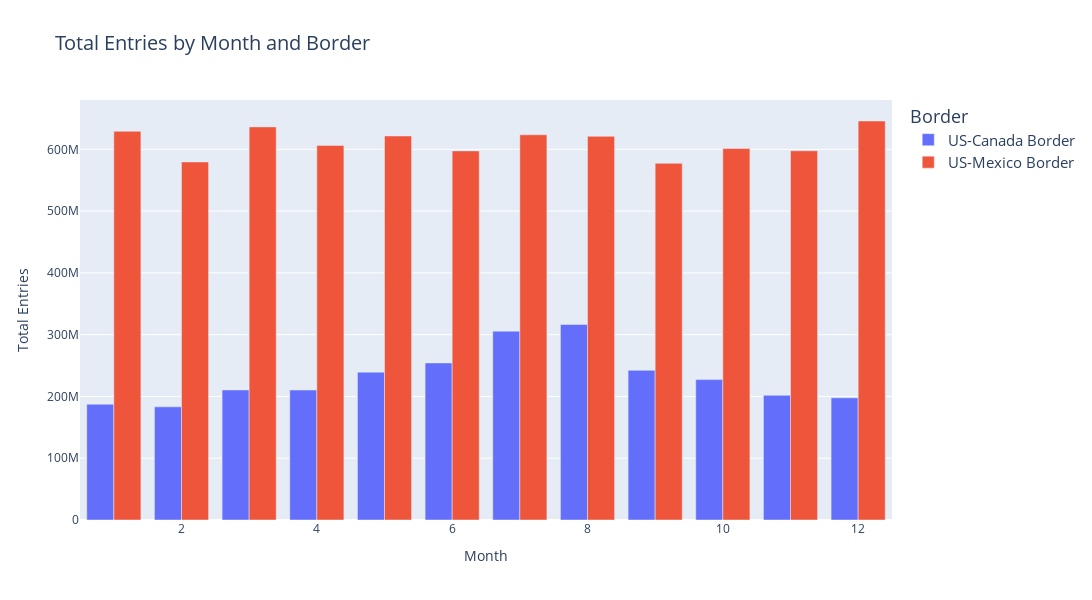

The cell this chart's notebook holds for it:
### Markdown cell above
<!DOCTYPE html>
<html lang="ar">
<head>
    <meta charset="UTF-8">
    <meta name="viewport" content="width=device-width, initial-scale=1.0">
    <title>الإدخالات حسب الشهر</title>
    <style>
        body {
            font-family: 'Tajawal', sans-serif;
            direction: rtl; /* النص يبدأ من اليمين لليسار */
            background-color: #f1f8e9;
            color: #333;
            margin: 0;
            padding: 20px;
        }
        .container {
            max-width: 850px;
            background: linear-gradient(135deg, #ffffff, #c8e6c9);
            padding: 25px;
            margin: auto;
            border-radius: 15px;
            box-shadow: 0 4px 15px rgba(0, 0, 0, 0.2);
            color:rgb(8, 8, 8);
        }
        h1 {
            text-align: center; /* العنوان في المنتصف */
            color: #2e7d32;
            font-size: 28px;
        }
        p {
            font-size: 20px;
            line-height: 1.8;
            text-align: right; /* تأكيد أن النص يبدأ من اليمين لليسار */
        }
    </style>
</head>
<body>
    <div class="container">
        <h1>الإدخالات حسب الشهر</h1>
        <p>
            يمكننا أن نرى التأثير الموسمي على الحدود الكندية أكثر بكثير من الحدود المكسيكية، حيث ترتفع الإدخالات الكندية في أشهر الصيف، 
            وفي الوقت نفسه، فإن الإدخالات المكسيكية مستقرة إلى حد ما.
        </p>
    </div>
</body>
</html>

### Code cell
month_data = data.groupby(['Month', 'Border'])['Total Entries'].agg(['sum']).reset_index().rename(columns={'sum': 'Total Entries'})

# إنشاء الرسم البياني باستخدام Plotly Express
fig = px.bar(month_data, x='Month', y='Total Entries', color='Border', 
             title='Total Entries by Month and Border', 
             labels={'Month': 'Month', 'Total Entries': 'Total Entries'},
             color_continuous_scale='Plasma')

# تخصيص وضع الأعمدة لتكون جنبًا إلى جنب
fig.update_layout(
    barmode='group',  # الأعمدة تظهر جنبًا إلى جنب
    title_font_size=20,
    xaxis_title='Month',
    yaxis_title='Total Entries',
    legend_title='Border',
    legend_font_size=15,
    legend_title_font_size=18,
    width=1200,
    height=600
)

# عرض الرسم البياني
fig.show()

### Figure 1 — Plotly figure (JSON) as saved in the notebook; plotly's stock layout.template omitted (floating-point values rounded to 4 significant figures)
{"data": [{"alignmentgroup": "True", "hovertemplate": "Border=US-Canada Border<br>Month=%{x}<br>Total Entries=%{y}<extra></extra>", "legendgroup": "US-Canada Border", "marker": {"color": "#636efa", "pattern": {"shape": ""}}, "name": "US-Canada Border", "offsetgroup": "US-Canada Border", "orientation": "v", "showlegend": true, "textposition": "auto", "type": "bar", "x": [1, 2, 3, 4, 5, 6, 7, 8, 9, 10, 11, 12], "xaxis": "x", "y": [187406936, 183130974, 210557492, 210350944, 239331320, 254237915, 305665917, 316445922, 242292495, 227232226, 201767664, 197707596], "yaxis": "y"}, {"alignmentgroup": "True", "hovertemplate": "Border=US-Mexico Border<br>Month=%{x}<br>Total Entries=%{y}<extra></extra>", "legendgroup": "US-Mexico Border", "marker": {"color": "#EF553B", "pattern": {"shape": ""}}, "name": "US-Mexico Border", "offsetgroup": "US-Mexico Border", "orientation": "v", "showlegend": true, "textposition": "auto", "type": "bar", "x": [1, 2, 3, 4, 5, 6, 7, 8, 9, 10, 11, 12], "xaxis": "x", "y": [629234723, 579626610, 636321081, 606358544, 621606919, 597485618, 623537252, 621056671, 577278955, 601297362, 597640984, 645855991], "yaxis": "y"}], "layout": {"barmode": "group", "height": 600, "legend": {"font": {"size": 15}, "title": {"font": {"size": 18}, "text": "Border"}, "tracegroupgap": 0}, "title": {"font": {"size": 20}, "text": "Total Entries by Month and Border"}, "width": 1200, "xaxis": {"anchor": "y", "domain": [0, 1], "title": {"text": "Month"}}, "yaxis": {"anchor": "x", "domain": [0, 1], "title": {"text": "Total Entries"}}}}
